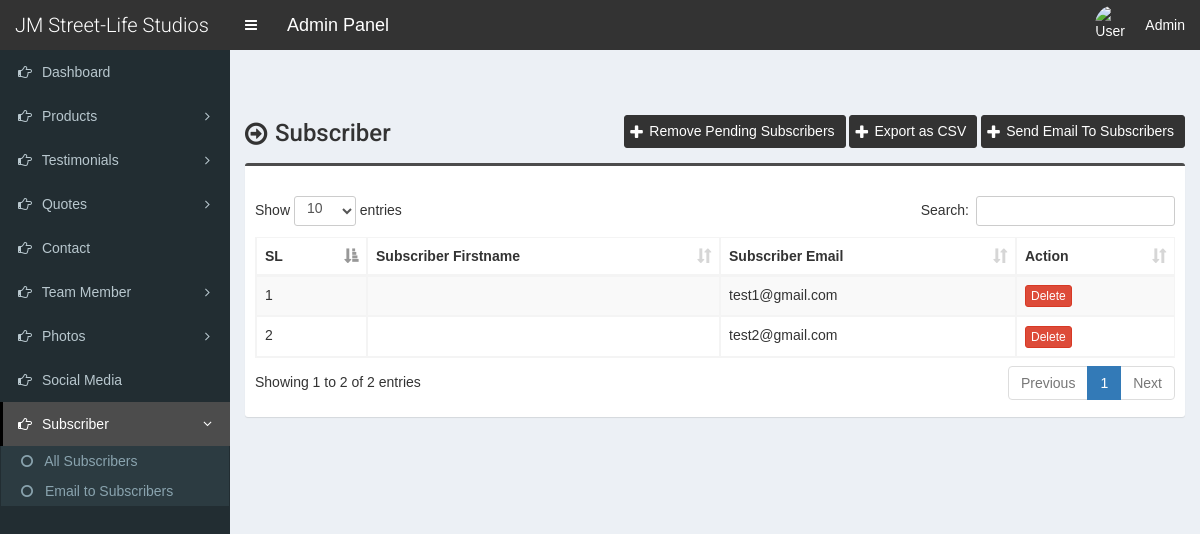
The app's page /admin/dashboard/subscriber.php (signed in) with its own data.
### tables this page shows
CREATE TABLE `tbl_settings` (
  `id` int(11) NOT NULL,
  `logo` varchar(255) NOT NULL,
  `favicon` varchar(255) NOT NULL,
  `footer_about` mediumtext NOT NULL,
  `footer_copyright` mediumtext NOT NULL,
  `contact_address` mediumtext NOT NULL,
  `contact_email` varchar(255) NOT NULL,
  `contact_phone` varchar(255) NOT NULL,
  `contact_fax` varchar(255) NOT NULL,
  `contact_map_iframe` mediumtext NOT NULL,
  `total_recent_news_footer` int(10) NOT NULL,
  `total_popular_news_footer` int(10) NOT NULL,
  `total_recent_news_sidebar` int(11) NOT NULL,
  `total_popular_news_sidebar` int(11) NOT NULL,
  `total_recent_news_home_page` int(11) NOT NULL,
  `meta_title_home` mediumtext NOT NULL,
  `meta_keyword_home` mediumtext NOT NULL,
  `meta_description_home` mediumtext NOT NULL,
  `home_title_service` varchar(255) NOT NULL,
  `home_subtitle_service` varchar(255) NOT NULL,
  `home_status_service` varchar(10) NOT NULL,
  `home_title_team_member` varchar(255) NOT NULL,
  `home_subtitle_team_member` varchar(255) NOT NULL,
  `home_status_team_member` varchar(10) NOT NULL,
  `home_title_testimonial` varchar(255) NOT NULL,
  `home_subtitle_testimonial` varchar(255) NOT NULL,
  `home_status_testimonial` varchar(10) NOT NULL,
  `home_photo_testimonial` varchar(255) NOT NULL,
  `home_title_news` varchar(255) NOT NULL,
  `home_subtitle_news` varchar(255) NOT NULL,
  `home_status_news` varchar(10) NOT NULL,
  `home_title_partner` varchar(255) NOT NULL,
  `home_subtitle_partner` varchar(255) NOT NULL,
  `home_status_partner` varchar(10) NOT NULL,
  `mod_rewrite` varchar(10) NOT NULL,
  `newsletter_title` varchar(255) NOT NULL,
  `newsletter_text` mediumtext NOT NULL,
  `newsletter_photo` varchar(255) NOT NULL,
  `newsletter_status` varchar(10) NOT NULL,
  `banner_search` varchar(255) NOT NULL,
  `banner_category` varchar(255) NOT NULL,
  `counter_1_title` varchar(255) NOT NULL,
  `counter_1_value` varchar(10) NOT NULL,
  `counter_2_title` varchar(255) NOT NULL,
  `counter_2_value` varchar(10) NOT NULL,
  `counter_3_title` varchar(255) NOT NULL,
  `counter_3_value` varchar(10) NOT NULL,
  `counter_4_title` varchar(255) NOT NULL,
  `counter_4_value` varchar(10) NOT NULL,
  `counter_photo` varchar(255) NOT NULL,
  `counter_status` varchar(10) NOT NULL,
  `color` varchar(10) NOT NULL,
  `preloader` varchar(3) NOT NULL,
  `active_editor` varchar(40) NOT NULL,
  `website_name` varchar(255) NOT NULL,
  `home_about_title` varchar(200) NOT NULL,
  `home_about_img` varchar(200) NOT NULL,
  `home_about_content` varchar(2000) NOT NULL
);

CREATE TABLE `tbl_subscriber` (
  `subs_id` int(11) NOT NULL,
  `subs_email` varchar(255) NOT NULL,
  `subs_date` varchar(100) NOT NULL,
  `subs_date_time` varchar(100) NOT NULL,
  `subs_hash` varchar(255) NOT NULL,
  `subs_active` int(11) NOT NULL
);

### admin/dashboard/subscriber.php (the view, shortened to what this page needs)
<?php require_once('./inc/header.php'); ?>
<section class="content-header">
    <div class="content-header-left">
        <h1>Subscriber</h1>
    </div>
    <div class="content-header-right">
        <a href="subscriber-remove.php" class="btn btn-primary btn-sm">Remove Pending Subscribers</a>
        <a href="subscriber-csv.php" class="btn btn-primary btn-sm">Export as CSV</a>
        <a href="subscriber-email.php" class="btn btn-primary btn-sm">Send Email To Subscribers</a>
    </div>
</section>
<section class="content">
    <div class="row">
        <div class="col-md-12">
            <div class="box box-info">
                <div class="box-body table-responsive">
                    <table id="example1" class="table table-bordered table-striped">
                        <thead>
                            <tr>
                                <th>SL</th>
                                <th>Subscriber Firstname</th>
                                <th>Subscriber Email</th>
                                <th>Action</th>
                            </tr>
                        </thead>
                        <tbody>
                            <?php
                            $i = 0;
                            $statement = $pdo->prepare("SELECT * FROM tbl_subscriber WHERE subs_active=1");
                            $statement->execute();
                            $result = $statement->fetchAll(PDO::FETCH_ASSOC);
                            foreach ($result as $row) {
                                $i++;
                            ?>
                                <tr>
                                    <td><?php echo $i; ?></td>
                                    <td><?php echo $row['subs_name']; ?></td>
                                    <td><?php echo $row['subs_email']; ?></td>
                                    <td>
                                        <a href="#" class="btn btn-danger btn-xs" data-href="subscriber-delete.php?id=<?php echo $row['subs_id']; ?>" data-toggle="modal" data-target="#confirm-delete">Delete</a>
                                    </td>
                                </tr>
                            <?php
                            }
                            ?>
                        </tbody>
                    </table>
                </div>
            </div>
</section>
<?php require_once('./inc/footer.php'); ?>

### admin/dashboard/inc/header.php (shortened to what this page needs)
<?php
include('./database/config.php');
$q = $pdo->prepare("SELECT * FROM tbl_settings WHERE id=?");
$q->execute([1]);
$res = $q->fetchAll();
foreach ($res as $row) {
	$active_editor = $row['active_editor'];
	$website_name = $row['website_name'];
}
?>
<!DOCTYPE html>
<html>
<head>
	<link rel="stylesheet" href="css/bootstrap.min.css">
	<link rel="stylesheet" href="css/font-awesome.min.css">
	<link rel="stylesheet" href="css/ionicons.min.css">
	<link rel="stylesheet" href="css/datepicker3.css">
	<link rel="stylesheet" href="css/all.css">
	<link rel="stylesheet" href="css/select2.min.css">
	<link rel="stylesheet" href="css/dataTables.bootstrap.css">
	<link rel="stylesheet" href="css/jquery.fancybox.css">
	<link rel="stylesheet" href="css/AdminLTE.min.css">
	<link rel="stylesheet" href="css/_all-skins.min.css">
	<link rel="stylesheet" href="css/on-off-switch.css">
	<link rel="stylesheet" href="css/sb-admin.css">
	<?php if ($active_editor == 'Summernote') : ?>
		<link rel="stylesheet" href="css/summernote.css">
	<?php endif; ?>
	<link rel="stylesheet" href="css/style.css">
</head>
<body class="hold-transition fixed skin-blue sidebar-mini">
	<div class="wrapper">
		<header class="main-header">
			<a href="index.php" class="logo">
				<span class="logo-lg"><?php echo $website_name; ?></span>
			</a>
			<nav class="navbar navbar-static-top">
				<a href="#" class="sidebar-toggle" data-toggle="offcanvas" role="button">
				</a>
				<span style="float:left;line-height:50px;color:#fff;padding-left:15px;font-size:18px;">Admin Panel</span>
				<div class="navbar-custom-menu">
					<ul class="nav navbar-nav">
						<li class="dropdown user user-menu">
							<a href="#" class="dropdown-toggle" data-toggle="dropdown">
								<img src="../assets/uploads/<?php echo $_SESSION['user']['photo']; ?>" class="user-image" alt="User Image">
								<span class="hidden-xs"><?php echo 'Admin'; ?></span>
							</a>
						</li>
					</ul>
				</div>
			</nav>
		</header>
		<?php $cur_page = substr($_SERVER["SCRIPT_NAME"], strrpos($_SERVER["SCRIPT_NAME"], "/") + 1); ?>
		<aside class="main-sidebar">
			<section class="sidebar">
				<ul class="sidebar-menu">
					<li class="treeview <?php if ($cur_page == 'index.php') {
											echo 'active';
										} ?>">
						<a href="index.php">
							<i class="fa fa-hand-o-right"></i> <span>Dashboard</span>
						</a>
					</li>
					<li class="treeview <?php if (($cur_page == 'products-category-add.php') || ($cur_page == 'products-category.php') || ($cur_page == 'products-category-edit.php') || ($cur_page == 'products-add.php') || ($cur_page == 'products.php') || ($cur_page == 'products-edit.php')) {
											echo 'active';
										} ?>">
						<a href="#">
							<i class="fa fa-hand-o-right"></i>
							<span>Products</span>
							<span class="pull-right-container">
								<i class="fa fa-angle-left pull-right"></i>
							</span>
						</a>
					</li>
					<li class="treeview <?php if (($cur_page == 'testimonials-category.php') || ($cur_page == 'testimonials-category-edit.php') || ($cur_page == 'testimonials-add.php') || ($cur_page == 'testimonials.php') || ($cur_page == 'testimonials-edit.php')) {
											echo 'active';
										} ?>">
						<a href="#">
							<i class="fa fa-hand-o-right"></i>
							<span>Testimonials</span>
							<span class="pull-right-container">
								<i class="fa fa-angle-left pull-right"></i>
							</span>
						</a>
					</li>
					<li class="treeview <?php if (($cur_page == 'quotes-category.php') || ($cur_page == 'quotes-category-edit.php') || ($cur_page == 'quotes-add.php') || ($cur_page == 'quotes.php') || ($cur_page == 'quotes-edit.php')) {
											echo 'active';
										} ?>">
						<a href="#">
							<i class="fa fa-hand-o-right"></i>
							<span>Quotes</span>
							<span class="pull-right-container">
								<i class="fa fa-angle-left pull-right"></i>
							</span>
						</a>
					</li>
					<li class="treeview <?php if (($cur_page == 'contact.php')) {
											echo 'active';
										} ?>">
						<a href="contact.php">
							<i class="fa fa-hand-o-right"></i> <span>Contact</span>
						</a>
					</li>
					<li class="treeview <?php if (($cur_page == 'designation-add.php') || ($cur_page == 'designation.php') || ($cur_page == 'designation-edit.php') || ($cur_page == 'team-member-add.php') || ($cur_page == 'team-member.php') || ($cur_page == 'team-member-edit.php')) {
											echo 'active';
										} ?>">
						<a href="#">
							<i class="fa fa-hand-o-right"></i>
							<span>Team Member</span>
							<span class="pull-right-container">
								<i class="fa fa-angle-left pull-right"></i>
							</span>
						</a>
					</li>
					<li class="treeview <?php if (($cur_page == 'photo-category-add.php') || ($cur_page == 'photo-category.php') || ($cur_page == 'photo-category-edit.php') || ($cur_page == 'photo-add.php') || ($cur_page == 'photo.php') || ($cur_page == 'photo-edit.php') || ($cur_page == 'video-category-add.php') || ($cur_page == 'video-category.php') || ($cur_page == 'video-category-edit.php') || ($cur_page == 'video-add.php') || ($cur_page == 'video.php') || ($cur_page == 'video-edit.php')) {
											echo 'active';
										} ?>">
						<a href="#">
							<i class="fa fa-hand-o-right"></i>
							<span>Photos</span>
							<span class="pull-right-container">
								<i class="fa fa-angle-left pull-right"></i>
							</span>
						</a>
					</li>
					<li class="treeview <?php if (($cur_page == 'social-media.php')) {
											echo 'active';
										} ?>">
						<a href="social-media.php">
							<i class="fa fa-hand-o-right"></i> <span>Social Media</span>
						</a>
					</li>
					<li class="treeview <?php if (($cur_page == 'subscriber.php') || ($cur_page == 'subscriber-email.php')) {
											echo 'active';
										} ?>">
						<a href="#">
							<i class="fa fa-hand-o-right"></i>
							<span>Subscriber</span>
							<span class="pull-right-container">
								<i class="fa fa-angle-left pull-right"></i>
							</span>
						</a>
						<ul class="treeview-menu">
							<li><a href="subscriber.php"><i class="fa fa-circle-o"></i> All Subscribers</a></li>
							<li><a href="subscriber-email.php"><i class="fa fa-circle-o"></i> Email to Subscribers</a></li>
						</ul>
					</li>
				</ul>
			</section>
		</aside>
		<div class="content-wrapper">

### admin/dashboard/css/sb-admin.css (style rules this page uses)
body { margin-top: 50px; }

### admin/dashboard/css/style.css (style rules this page uses)
body { font-size: 14px; height: 100%; background-color: #F7F7F7; font-family: var(--source-sans); }
.navbar-nav>.user-menu .user-image { width: 40px; height: 40px; margin-top: -10px; }
.content-header>h1, .content-header .content-header-left h1 { font-family: 'Roboto', sans-serif; }
.main-header .logo { text-align: left; }
.main-header .logo .logo-lg { font-family: 'Roboto', sans-serif; }
.box-info { padding-top: 20px; }
.sidebar-menu li.active>a>.pull-right-container>.fa-angle-left { -webkit-transform: rotate(90deg); -ms-transform: rotate(90deg); -o-transform: rotate(90deg); transform: rotate(90deg); }
.sidebar-menu li>a>.pull-right-container>.fa-angle-left:before { content: "\f105"; }
.content-header { overflow: hidden; }
.content-header .content-header-left { float: left; padding-top: 5px; }
.content-header .content-header-right { float: right; }
.content-header .content-header-left h1 { margin-top: 0; margin-bottom: 0; padding-left: 30px; font-size: 24px; position: relative; }
.content-header .content-header-left h1:before { position: absolute; top: 0; left: 0; font-family: 'FontAwesome', sans-serif; font-size: 26px; content: '\f18e'; }
.content-header .content-header-right a { position: relative; padding-left: 24px; font-size: 14px; }
.content-header .content-header-right a:before { position: absolute; top: 4px; left: 5px; font-family: 'FontAwesome', sans-serif; font-size: 16px; content: '\f067'; }
.skin-blue .sidebar-menu>li:hover>a, .skin-blue .sidebar-menu>li.active>a { color: #fff; background: #3c8dbc; border-left-color: #3c8dbc; }
.skin-blue .main-header .logo, .skin-blue .main-header .logo:hover, .skin-blue .main-header .navbar, .skin-blue .main-header .navbar .sidebar-toggle:hover { background-color: #333333; }
.skin-blue .sidebar-menu>li:hover>a, .skin-blue .sidebar-menu>li.active>a { background-color: #4c4c4c; border-left-color: #000000; }
.box.box-info { border-top-color: #4c4c4c; }
.content-header .content-header-right a { background-color: #333333; border-color: #333333; }
.sidebar-menu .treeview-menu>li>a { font-size: 14px; }

### records on screen
tbl_settings: website_name "JM Street-Life Studios"
tbl_subscriber: subs_email "test1@gmail.com"
tbl_subscriber: subs_email "test2@gmail.com"
